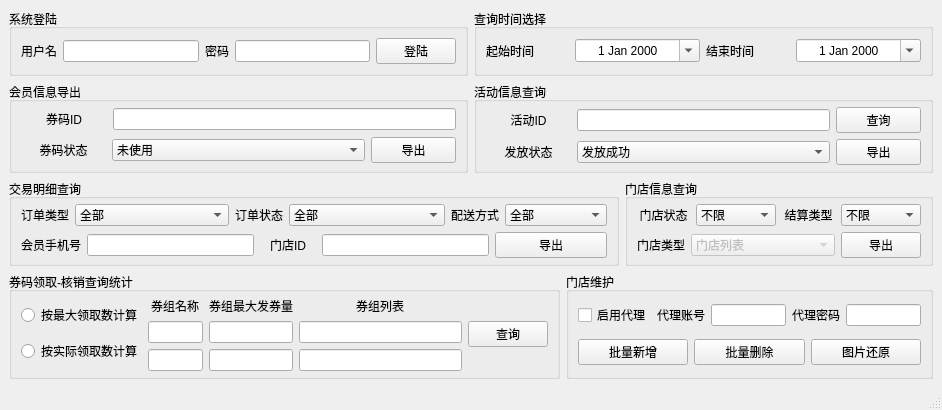
<?xml version="1.0" encoding="UTF-8"?>
<ui version="4.0">
 <class>MainWindow</class>
 <widget class="QMainWindow" name="MainWindow">
  <property name="geometry">
   <rect>
    <x>0</x>
    <y>0</y>
    <width>942</width>
    <height>400</height>
   </rect>
  </property>
  <property name="sizePolicy">
   <sizepolicy hsizetype="Preferred" vsizetype="Preferred">
    <horstretch>0</horstretch>
    <verstretch>0</verstretch>
   </sizepolicy>
  </property>
  <property name="windowTitle">
   <string>MainWindow</string>
  </property>
  <widget class="QWidget" name="centralwidget">
   <layout class="QVBoxLayout" name="verticalLayout">
    <item>
     <layout class="QVBoxLayout" name="verticalLayout_2" stretch="1,3,3,3">
      <item>
       <layout class="QHBoxLayout" name="horizontalLayout_10" stretch="5,5">
        <item>
         <layout class="QHBoxLayout" name="horizontalLayout_12" stretch="5">
          <item>
           <widget class="QGroupBox" name="groupBox">
            <property name="title">
             <string>系统登陆</string>
            </property>
            <layout class="QHBoxLayout" name="horizontalLayout_5">
             <item>
              <widget class="QLabel" name="label">
               <property name="text">
                <string>用户名</string>
               </property>
              </widget>
             </item>
             <item>
              <widget class="QLineEdit" name="tx_username">
               <property name="alignment">
                <set>Qt::AlignCenter</set>
               </property>
              </widget>
             </item>
             <item>
              <widget class="QLabel" name="label_2">
               <property name="text">
                <string>密码</string>
               </property>
              </widget>
             </item>
             <item>
              <widget class="QLineEdit" name="tx_password">
               <property name="echoMode">
                <enum>QLineEdit::Password</enum>
               </property>
               <property name="alignment">
                <set>Qt::AlignCenter</set>
               </property>
              </widget>
             </item>
             <item>
              <widget class="QPushButton" name="btn_login">
               <property name="text">
                <string>登陆</string>
               </property>
              </widget>
             </item>
            </layout>
           </widget>
          </item>
         </layout>
        </item>
        <item>
         <layout class="QHBoxLayout" name="horizontalLayout_11">
          <property name="sizeConstraint">
           <enum>QLayout::SetFixedSize</enum>
          </property>
          <item>
           <widget class="QGroupBox" name="groupBox_2">
            <property name="title">
             <string>查询时间选择</string>
            </property>
            <layout class="QHBoxLayout" name="horizontalLayout_13" stretch="2,3,2,3">
             <item>
              <widget class="QLabel" name="label_3">
               <property name="text">
                <string>起始时间</string>
               </property>
              </widget>
             </item>
             <item>
              <widget class="QDateEdit" name="sel_begindate">
               <property name="alignment">
                <set>Qt::AlignCenter</set>
               </property>
               <property name="calendarPopup">
                <bool>true</bool>
               </property>
              </widget>
             </item>
             <item>
              <widget class="QLabel" name="label_4">
               <property name="text">
                <string>结束时间</string>
               </property>
              </widget>
             </item>
             <item>
              <widget class="QDateEdit" name="sel_enddate">
               <property name="alignment">
                <set>Qt::AlignCenter</set>
               </property>
               <property name="calendarPopup">
                <bool>true</bool>
               </property>
              </widget>
             </item>
            </layout>
           </widget>
          </item>
         </layout>
        </item>
       </layout>
      </item>
      <item>
       <layout class="QHBoxLayout" name="horizontalLayout_7" stretch="5,5">
        <item>
         <layout class="QHBoxLayout" name="horizontalLayout_9">
          <item>
           <widget class="QGroupBox" name="groupBox_3">
            <property name="title">
             <string>会员信息导出</string>
            </property>
            <layout class="QVBoxLayout" name="verticalLayout_3" stretch="5,5">
             <property name="topMargin">
              <number>5</number>
             </property>
             <property name="bottomMargin">
              <number>5</number>
             </property>
             <item>
              <layout class="QHBoxLayout" name="horizontalLayout_14" stretch="2,8">
               <property name="spacing">
                <number>6</number>
               </property>
               <item>
                <widget class="QLabel" name="label_5">
                 <property name="autoFillBackground">
                  <bool>false</bool>
                 </property>
                 <property name="text">
                  <string>券码ID</string>
                 </property>
                 <property name="alignment">
                  <set>Qt::AlignCenter</set>
                 </property>
                 <property name="wordWrap">
                  <bool>false</bool>
                 </property>
                 <property name="openExternalLinks">
                  <bool>false</bool>
                 </property>
                </widget>
               </item>
               <item>
                <widget class="QLineEdit" name="tx_hy_code">
                 <property name="whatsThis">
                  <string/>
                 </property>
                </widget>
               </item>
              </layout>
             </item>
             <item>
              <layout class="QHBoxLayout" name="horizontalLayout_15" stretch="2,6,2">
               <property name="spacing">
                <number>6</number>
               </property>
               <item>
                <widget class="QLabel" name="label_6">
                 <property name="text">
                  <string>券码状态</string>
                 </property>
                 <property name="alignment">
                  <set>Qt::AlignCenter</set>
                 </property>
                </widget>
               </item>
               <item>
                <widget class="QComboBox" name="sel_hy_status">
                 <property name="modelColumn">
                  <number>0</number>
                 </property>
                 <item>
                  <property name="text">
                   <string>未使用</string>
                  </property>
                 </item>
                 <item>
                  <property name="text">
                   <string>已使用</string>
                  </property>
                 </item>
                 <item>
                  <property name="text">
                   <string>已过期</string>
                  </property>
                 </item>
                 <item>
                  <property name="text">
                   <string>已作废</string>
                  </property>
                 </item>
                 <item>
                  <property name="text">
                   <string>全部</string>
                  </property>
                 </item>
                </widget>
               </item>
               <item>
                <widget class="QPushButton" name="btn_hy_imp">
                 <property name="text">
                  <string>导出</string>
                 </property>
                </widget>
               </item>
              </layout>
             </item>
            </layout>
           </widget>
          </item>
         </layout>
        </item>
        <item>
         <layout class="QHBoxLayout" name="horizontalLayout_8">
          <item>
           <widget class="QGroupBox" name="groupBox_4">
            <property name="title">
             <string>活动信息查询</string>
            </property>
            <layout class="QVBoxLayout" name="verticalLayout_4" stretch="5,5">
             <property name="topMargin">
              <number>5</number>
             </property>
             <property name="bottomMargin">
              <number>5</number>
             </property>
             <item>
              <layout class="QHBoxLayout" name="horizontalLayout_16" stretch="2,6,2">
               <item>
                <widget class="QLabel" name="label_7">
                 <property name="text">
                  <string>活动ID</string>
                 </property>
                 <property name="alignment">
                  <set>Qt::AlignCenter</set>
                 </property>
                </widget>
               </item>
               <item>
                <widget class="QLineEdit" name="tx_hd_code"/>
               </item>
               <item>
                <widget class="QPushButton" name="btn_hd_find">
                 <property name="text">
                  <string>查询</string>
                 </property>
                </widget>
               </item>
              </layout>
             </item>
             <item>
              <layout class="QHBoxLayout" name="horizontalLayout_17" stretch="2,6,2">
               <item>
                <widget class="QLabel" name="label_8">
                 <property name="text">
                  <string>发放状态</string>
                 </property>
                 <property name="alignment">
                  <set>Qt::AlignCenter</set>
                 </property>
                </widget>
               </item>
               <item>
                <widget class="QComboBox" name="sel_hd_status">
                 <property name="inputMethodHints">
                  <set>Qt::ImhLowercaseOnly</set>
                 </property>
                 <item>
                  <property name="text">
                   <string>发放成功</string>
                  </property>
                 </item>
                 <item>
                  <property name="text">
                   <string>全部</string>
                  </property>
                 </item>
                </widget>
               </item>
               <item>
                <widget class="QPushButton" name="btn_hd_imp">
                 <property name="text">
                  <string>导出</string>
                 </property>
                </widget>
               </item>
              </layout>
             </item>
            </layout>
           </widget>
          </item>
         </layout>
        </item>
       </layout>
      </item>
      <item>
       <layout class="QHBoxLayout" name="horizontalLayout" stretch="6,4">
        <property name="spacing">
         <number>6</number>
        </property>
        <item>
         <layout class="QHBoxLayout" name="horizontalLayout_4">
          <item>
           <widget class="QGroupBox" name="groupBox_5">
            <property name="title">
             <string>交易明细查询</string>
            </property>
            <layout class="QVBoxLayout" name="verticalLayout_11" stretch="5,5">
             <property name="topMargin">
              <number>5</number>
             </property>
             <property name="bottomMargin">
              <number>5</number>
             </property>
             <item>
              <layout class="QHBoxLayout" name="horizontalLayout_24" stretch="1,3,1,2,1,2">
               <item>
                <widget class="QLabel" name="label_15">
                 <property name="text">
                  <string>订单类型</string>
                 </property>
                 <property name="alignment">
                  <set>Qt::AlignCenter</set>
                 </property>
                </widget>
               </item>
               <item>
                <widget class="QComboBox" name="sel_pay_paytype">
                 <property name="sizePolicy">
                  <sizepolicy hsizetype="Preferred" vsizetype="Fixed">
                   <horstretch>0</horstretch>
                   <verstretch>0</verstretch>
                  </sizepolicy>
                 </property>
                 <property name="contextMenuPolicy">
                  <enum>Qt::ActionsContextMenu</enum>
                 </property>
                 <property name="sizeAdjustPolicy">
                  <enum>QComboBox::AdjustToContents</enum>
                 </property>
                 <item>
                  <property name="text">
                   <string>全部</string>
                  </property>
                 </item>
                 <item>
                  <property name="text">
                   <string>买单直连</string>
                  </property>
                 </item>
                 <item>
                  <property name="text">
                   <string>买单延时分账</string>
                  </property>
                 </item>
                 <item>
                  <property name="text">
                   <string>门店直送订单-券商品</string>
                  </property>
                 </item>
                 <item>
                  <property name="text">
                   <string>门店直送订单-零售商品</string>
                  </property>
                 </item>
                 <item>
                  <property name="text">
                   <string>门店直送订单-预售商品</string>
                  </property>
                 </item>
                 <item>
                  <property name="text">
                   <string>门店直送订单-餐饮商品</string>
                  </property>
                 </item>
                 <item>
                  <property name="text">
                   <string>用户自提-零售商品</string>
                  </property>
                 </item>
                 <item>
                  <property name="text">
                   <string>用户自提-餐饮商品</string>
                  </property>
                 </item>
                </widget>
               </item>
               <item>
                <widget class="QLabel" name="label_17">
                 <property name="text">
                  <string>订单状态</string>
                 </property>
                 <property name="alignment">
                  <set>Qt::AlignCenter</set>
                 </property>
                </widget>
               </item>
               <item>
                <widget class="QComboBox" name="sel_pay_paystatus">
                 <item>
                  <property name="text">
                   <string>全部</string>
                  </property>
                 </item>
                 <item>
                  <property name="text">
                   <string>待付款</string>
                  </property>
                 </item>
                 <item>
                  <property name="text">
                   <string>微信受理成功</string>
                  </property>
                 </item>
                 <item>
                  <property name="text">
                   <string>付款成功</string>
                  </property>
                 </item>
                 <item>
                  <property name="text">
                   <string>待接单</string>
                  </property>
                 </item>
                 <item>
                  <property name="text">
                   <string>待发货</string>
                  </property>
                 </item>
                 <item>
                  <property name="text">
                   <string>已发货</string>
                  </property>
                 </item>
                 <item>
                  <property name="text">
                   <string>已拒收</string>
                  </property>
                 </item>
                 <item>
                  <property name="text">
                   <string>交易成功/已签收/已确认</string>
                  </property>
                 </item>
                 <item>
                  <property name="text">
                   <string>交易完成</string>
                  </property>
                 </item>
                 <item>
                  <property name="text">
                   <string>交易关闭</string>
                  </property>
                 </item>
                </widget>
               </item>
               <item>
                <widget class="QLabel" name="label_18">
                 <property name="text">
                  <string>配送方式</string>
                 </property>
                 <property name="alignment">
                  <set>Qt::AlignCenter</set>
                 </property>
                </widget>
               </item>
               <item>
                <widget class="QComboBox" name="sel_pay_sendtype">
                 <item>
                  <property name="text">
                   <string>全部</string>
                  </property>
                 </item>
                 <item>
                  <property name="text">
                   <string>系统配送</string>
                  </property>
                 </item>
                 <item>
                  <property name="text">
                   <string>商户自行发货</string>
                  </property>
                 </item>
                </widget>
               </item>
              </layout>
             </item>
             <item>
              <layout class="QHBoxLayout" name="horizontalLayout_23" stretch="1,3,1,3,2">
               <item>
                <widget class="QLabel" name="label_19">
                 <property name="text">
                  <string>会员手机号</string>
                 </property>
                 <property name="alignment">
                  <set>Qt::AlignCenter</set>
                 </property>
                </widget>
               </item>
               <item>
                <widget class="QLineEdit" name="tx_pay_phone">
                 <property name="alignment">
                  <set>Qt::AlignCenter</set>
                 </property>
                </widget>
               </item>
               <item>
                <widget class="QLabel" name="label_16">
                 <property name="text">
                  <string>门店ID</string>
                 </property>
                 <property name="alignment">
                  <set>Qt::AlignCenter</set>
                 </property>
                </widget>
               </item>
               <item>
                <widget class="QLineEdit" name="tx_pay_storeid">
                 <property name="alignment">
                  <set>Qt::AlignCenter</set>
                 </property>
                </widget>
               </item>
               <item>
                <widget class="QPushButton" name="btn_paydetail_imp">
                 <property name="text">
                  <string>导出</string>
                 </property>
                </widget>
               </item>
              </layout>
             </item>
            </layout>
           </widget>
          </item>
         </layout>
        </item>
        <item>
         <layout class="QHBoxLayout" name="horizontalLayout_3">
          <item>
           <widget class="QGroupBox" name="groupBox_6">
            <property name="title">
             <string>门店信息查询</string>
            </property>
            <layout class="QVBoxLayout" name="verticalLayout_5" stretch="5,5">
             <property name="topMargin">
              <number>5</number>
             </property>
             <property name="bottomMargin">
              <number>5</number>
             </property>
             <item>
              <layout class="QHBoxLayout" name="horizontalLayout_18" stretch="2,3,2,3">
               <item>
                <widget class="QLabel" name="label_10">
                 <property name="text">
                  <string>门店状态</string>
                 </property>
                 <property name="alignment">
                  <set>Qt::AlignCenter</set>
                 </property>
                </widget>
               </item>
               <item>
                <widget class="QComboBox" name="sel_store_vaild_status">
                 <property name="acceptDrops">
                  <bool>false</bool>
                 </property>
                 <property name="sizeAdjustPolicy">
                  <enum>QComboBox::AdjustToContents</enum>
                 </property>
                 <item>
                  <property name="text">
                   <string>不限</string>
                  </property>
                 </item>
                 <item>
                  <property name="text">
                   <string>已生效</string>
                  </property>
                 </item>
                 <item>
                  <property name="text">
                   <string>已失效</string>
                  </property>
                 </item>
                 <item>
                  <property name="text">
                   <string>已废止</string>
                  </property>
                 </item>
                </widget>
               </item>
               <item>
                <widget class="QLabel" name="label_9">
                 <property name="text">
                  <string>结算类型</string>
                 </property>
                 <property name="alignment">
                  <set>Qt::AlignCenter</set>
                 </property>
                </widget>
               </item>
               <item>
                <widget class="QComboBox" name="sel_store_balance_status">
                 <item>
                  <property name="text">
                   <string>不限</string>
                  </property>
                 </item>
                 <item>
                  <property name="text">
                   <string>可结算</string>
                  </property>
                 </item>
                 <item>
                  <property name="text">
                   <string>不可结算</string>
                  </property>
                 </item>
                </widget>
               </item>
              </layout>
             </item>
             <item>
              <layout class="QHBoxLayout" name="horizontalLayout_19" stretch="2,6,2">
               <item>
                <widget class="QLabel" name="label_11">
                 <property name="text">
                  <string>门店类型</string>
                 </property>
                 <property name="alignment">
                  <set>Qt::AlignCenter</set>
                 </property>
                </widget>
               </item>
               <item>
                <widget class="QComboBox" name="sel_store_type">
                 <property name="enabled">
                  <bool>false</bool>
                 </property>
                 <property name="autoFillBackground">
                  <bool>false</bool>
                 </property>
                 <property name="editable">
                  <bool>false</bool>
                 </property>
                 <property name="currentText">
                  <string>门店列表</string>
                 </property>
                 <property name="currentIndex">
                  <number>0</number>
                 </property>
                 <property name="maxVisibleItems">
                  <number>10</number>
                 </property>
                 <property name="sizeAdjustPolicy">
                  <enum>QComboBox::AdjustToContents</enum>
                 </property>
                 <item>
                  <property name="text">
                   <string>门店列表</string>
                  </property>
                 </item>
                 <item>
                  <property name="text">
                   <string>买单列表</string>
                  </property>
                 </item>
                </widget>
               </item>
               <item>
                <widget class="QPushButton" name="btn_store_imp">
                 <property name="text">
                  <string>导出</string>
                 </property>
                </widget>
               </item>
              </layout>
             </item>
            </layout>
           </widget>
          </item>
         </layout>
        </item>
       </layout>
      </item>
      <item>
       <layout class="QHBoxLayout" name="horizontalLayout_2" stretch="6,4">
        <item>
         <layout class="QHBoxLayout" name="horizontalLayout_6">
          <item>
           <widget class="QGroupBox" name="groupBox_7">
            <property name="title">
             <string>券码领取-核销查询统计</string>
            </property>
            <layout class="QHBoxLayout" name="horizontalLayout_21" stretch="2,7,1">
             <property name="topMargin">
              <number>5</number>
             </property>
             <property name="bottomMargin">
              <number>5</number>
             </property>
             <item>
              <layout class="QVBoxLayout" name="verticalLayout_6">
               <item alignment="Qt::AlignHCenter">
                <widget class="QRadioButton" name="rb_hx_type_max">
                 <property name="text">
                  <string>按最大领取数计算</string>
                 </property>
                </widget>
               </item>
               <item alignment="Qt::AlignHCenter">
                <widget class="QRadioButton" name="rb_hx_type_real">
                 <property name="text">
                  <string>按实际领取数计算</string>
                 </property>
                </widget>
               </item>
              </layout>
             </item>
             <item>
              <layout class="QHBoxLayout" name="horizontalLayout_22" stretch="2,2,6">
               <item>
                <layout class="QVBoxLayout" name="verticalLayout_9" stretch="3,3,3">
                 <property name="spacing">
                  <number>6</number>
                 </property>
                 <item alignment="Qt::AlignHCenter">
                  <widget class="QLabel" name="label_12">
                   <property name="text">
                    <string>券组名称</string>
                   </property>
                  </widget>
                 </item>
                 <item>
                  <widget class="QLineEdit" name="tx_hx_grp1_name">
                   <property name="sizePolicy">
                    <sizepolicy hsizetype="Expanding" vsizetype="Expanding">
                     <horstretch>0</horstretch>
                     <verstretch>0</verstretch>
                    </sizepolicy>
                   </property>
                   <property name="alignment">
                    <set>Qt::AlignCenter</set>
                   </property>
                  </widget>
                 </item>
                 <item>
                  <widget class="QLineEdit" name="tx_hx_grp2_name">
                   <property name="sizePolicy">
                    <sizepolicy hsizetype="Expanding" vsizetype="Expanding">
                     <horstretch>0</horstretch>
                     <verstretch>0</verstretch>
                    </sizepolicy>
                   </property>
                   <property name="alignment">
                    <set>Qt::AlignCenter</set>
                   </property>
                  </widget>
                 </item>
                </layout>
               </item>
               <item>
                <layout class="QVBoxLayout" name="verticalLayout_8" stretch="3,3,3">
                 <item alignment="Qt::AlignHCenter">
                  <widget class="QLabel" name="label_13">
                   <property name="text">
                    <string>券组最大发券量</string>
                   </property>
                  </widget>
                 </item>
                 <item>
                  <widget class="QLineEdit" name="tx_hx_grp1_max">
                   <property name="sizePolicy">
                    <sizepolicy hsizetype="Expanding" vsizetype="Expanding">
                     <horstretch>0</horstretch>
                     <verstretch>0</verstretch>
                    </sizepolicy>
                   </property>
                   <property name="alignment">
                    <set>Qt::AlignCenter</set>
                   </property>
                  </widget>
                 </item>
                 <item>
                  <widget class="QLineEdit" name="tx_hx_grp2_max">
                   <property name="sizePolicy">
                    <sizepolicy hsizetype="Expanding" vsizetype="Expanding">
                     <horstretch>0</horstretch>
                     <verstretch>0</verstretch>
                    </sizepolicy>
                   </property>
                   <property name="alignment">
                    <set>Qt::AlignCenter</set>
                   </property>
                  </widget>
                 </item>
                </layout>
               </item>
               <item>
                <layout class="QVBoxLayout" name="verticalLayout_7" stretch="3,3,3">
                 <item alignment="Qt::AlignHCenter">
                  <widget class="QLabel" name="label_14">
                   <property name="text">
                    <string>券组列表</string>
                   </property>
                  </widget>
                 </item>
                 <item>
                  <widget class="QLineEdit" name="tx_hx_grp1_codelist">
                   <property name="sizePolicy">
                    <sizepolicy hsizetype="Expanding" vsizetype="Expanding">
                     <horstretch>0</horstretch>
                     <verstretch>0</verstretch>
                    </sizepolicy>
                   </property>
                  </widget>
                 </item>
                 <item>
                  <widget class="QLineEdit" name="tx_hx_grp2_codelist">
                   <property name="sizePolicy">
                    <sizepolicy hsizetype="Expanding" vsizetype="Expanding">
                     <horstretch>0</horstretch>
                     <verstretch>0</verstretch>
                    </sizepolicy>
                   </property>
                  </widget>
                 </item>
                </layout>
               </item>
              </layout>
             </item>
             <item>
              <layout class="QHBoxLayout" name="horizontalLayout_20">
               <item>
                <widget class="QPushButton" name="btn_hx_find">
                 <property name="text">
                  <string>查询</string>
                 </property>
                </widget>
               </item>
              </layout>
             </item>
            </layout>
           </widget>
          </item>
         </layout>
        </item>
        <item>
         <layout class="QVBoxLayout" name="verticalLayout_10">
          <item>
           <widget class="QGroupBox" name="groupBox_8">
            <property name="title">
             <string>门店维护</string>
            </property>
            <layout class="QVBoxLayout" name="verticalLayout_12">
             <property name="topMargin">
              <number>5</number>
             </property>
             <property name="bottomMargin">
              <number>5</number>
             </property>
             <item>
              <layout class="QHBoxLayout" name="horizontalLayout_26" stretch="2,1,3,1,3">
               <item>
                <widget class="QCheckBox" name="chb_proxy">
                 <property name="text">
                  <string>启用代理</string>
                 </property>
                </widget>
               </item>
               <item>
                <widget class="QLabel" name="label_20">
                 <property name="text">
                  <string>代理账号</string>
                 </property>
                 <property name="alignment">
                  <set>Qt::AlignCenter</set>
                 </property>
                </widget>
               </item>
               <item>
                <widget class="QLineEdit" name="tx_proxy_name"/>
               </item>
               <item>
                <widget class="QLabel" name="label_21">
                 <property name="text">
                  <string>代理密码</string>
                 </property>
                 <property name="alignment">
                  <set>Qt::AlignCenter</set>
                 </property>
                </widget>
               </item>
               <item>
                <widget class="QLineEdit" name="tx_proxy_password">
                 <property name="echoMode">
                  <enum>QLineEdit::Password</enum>
                 </property>
                </widget>
               </item>
              </layout>
             </item>
             <item>
              <layout class="QHBoxLayout" name="horizontalLayout_25">
               <item>
                <widget class="QPushButton" name="btn_image_add">
                 <property name="text">
                  <string>批量新增</string>
                 </property>
                </widget>
               </item>
               <item>
                <widget class="QPushButton" name="btn_image_del">
                 <property name="text">
                  <string>批量删除</string>
                 </property>
                </widget>
               </item>
               <item>
                <widget class="QPushButton" name="btn_image_resume">
                 <property name="text">
                  <string>图片还原</string>
                 </property>
                </widget>
               </item>
              </layout>
             </item>
            </layout>
           </widget>
          </item>
         </layout>
        </item>
       </layout>
      </item>
     </layout>
    </item>
   </layout>
  </widget>
  <widget class="QStatusBar" name="stb_info"/>
 </widget>
 <resources/>
 <connections/>
</ui>
